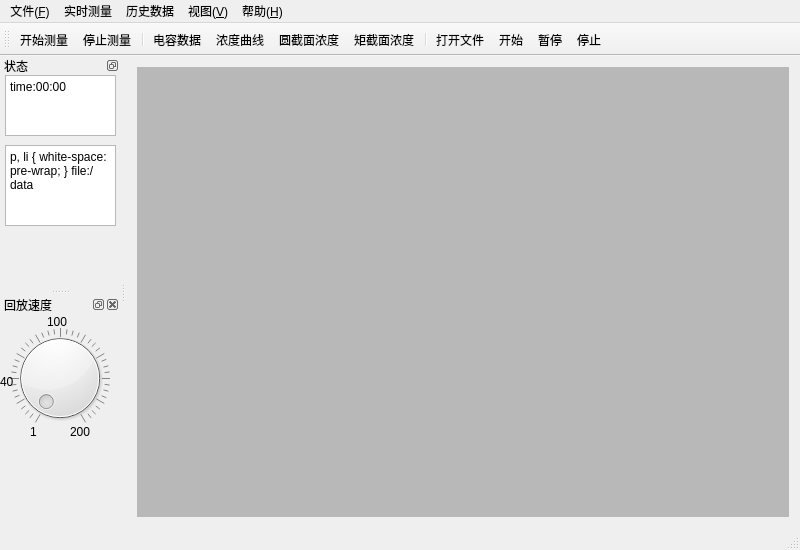
<?xml version="1.0" encoding="UTF-8"?>
<ui version="4.0">
 <class>MainWindow</class>
 <widget class="QMainWindow" name="MainWindow">
  <property name="geometry">
   <rect>
    <x>0</x>
    <y>0</y>
    <width>800</width>
    <height>550</height>
   </rect>
  </property>
  <property name="minimumSize">
   <size>
    <width>800</width>
    <height>550</height>
   </size>
  </property>
  <property name="windowTitle">
   <string>ECT系统</string>
  </property>
  <property name="windowIcon">
   <iconset resource="icon.qrc">
    <normaloff>:/漂亮ico/媒体/c6.ico</normaloff>:/漂亮ico/媒体/c6.ico</iconset>
  </property>
  <widget class="QWidget" name="centralWidget">
   <layout class="QHBoxLayout" name="horizontalLayout">
    <item>
     <widget class="QMdiArea" name="mdiArea">
      <property name="sizePolicy">
       <sizepolicy hsizetype="Expanding" vsizetype="Expanding">
        <horstretch>0</horstretch>
        <verstretch>0</verstretch>
       </sizepolicy>
      </property>
      <property name="verticalScrollBarPolicy">
       <enum>Qt::ScrollBarAsNeeded</enum>
      </property>
      <property name="horizontalScrollBarPolicy">
       <enum>Qt::ScrollBarAsNeeded</enum>
      </property>
      <property name="sizeAdjustPolicy">
       <enum>QAbstractScrollArea::AdjustToContents</enum>
      </property>
      <property name="background">
       <brush brushstyle="SolidPattern">
        <color alpha="255">
         <red>184</red>
         <green>184</green>
         <blue>184</blue>
        </color>
       </brush>
      </property>
     </widget>
    </item>
   </layout>
  </widget>
  <widget class="QMenuBar" name="menuBar">
   <property name="geometry">
    <rect>
     <x>0</x>
     <y>0</y>
     <width>800</width>
     <height>26</height>
    </rect>
   </property>
   <widget class="QMenu" name="menu_file">
    <property name="title">
     <string>文件(&amp;F)</string>
    </property>
    <addaction name="action_save_location"/>
    <addaction name="action_exit"/>
   </widget>
   <widget class="QMenu" name="menu_view">
    <property name="title">
     <string>视图(&amp;V)</string>
    </property>
    <addaction name="action_capcolu"/>
    <addaction name="action_conline"/>
    <addaction name="action_concir"/>
    <addaction name="action_conrect"/>
   </widget>
   <widget class="QMenu" name="menu_help">
    <property name="title">
     <string>帮助(&amp;H)</string>
    </property>
    <addaction name="action_help"/>
    <addaction name="action_about"/>
   </widget>
   <widget class="QMenu" name="menu">
    <property name="title">
     <string>实时测量</string>
    </property>
    <widget class="QMenu" name="menu_3">
     <property name="tearOffEnabled">
      <bool>true</bool>
     </property>
     <property name="title">
      <string>保存数据类别</string>
     </property>
     <property name="separatorsCollapsible">
      <bool>false</bool>
     </property>
     <property name="toolTipsVisible">
      <bool>false</bool>
     </property>
     <addaction name="action_fltcapdata_dat"/>
     <addaction name="action_fltcapdata_txt"/>
     <addaction name="action_intcapdata_txt"/>
     <addaction name="action_fltcondata_txt"/>
     <addaction name="action_fltconline_txt"/>
     <addaction name="action_fltconcir_txt"/>
    </widget>
    <addaction name="action_set_commun"/>
    <addaction name="separator"/>
    <addaction name="action_start_commun"/>
    <addaction name="action_stop_commun"/>
    <addaction name="separator"/>
    <addaction name="menu_3"/>
   </widget>
   <widget class="QMenu" name="menu_2">
    <property name="title">
     <string>历史数据</string>
    </property>
    <addaction name="action_open_file"/>
    <addaction name="separator"/>
    <addaction name="action_startfile"/>
    <addaction name="action_pausefile"/>
    <addaction name="action_stopfile"/>
   </widget>
   <addaction name="menu_file"/>
   <addaction name="menu"/>
   <addaction name="menu_2"/>
   <addaction name="menu_view"/>
   <addaction name="menu_help"/>
  </widget>
  <widget class="QToolBar" name="mainToolBar">
   <property name="whatsThis">
    <string extracomment="选择要打开的数据文件。"/>
   </property>
   <property name="iconSize">
    <size>
     <width>20</width>
     <height>20</height>
    </size>
   </property>
   <property name="toolButtonStyle">
    <enum>Qt::ToolButtonIconOnly</enum>
   </property>
   <attribute name="toolBarArea">
    <enum>TopToolBarArea</enum>
   </attribute>
   <attribute name="toolBarBreak">
    <bool>false</bool>
   </attribute>
   <addaction name="action_start_commun"/>
   <addaction name="action_stop_commun"/>
   <addaction name="separator"/>
   <addaction name="action_capcolu"/>
   <addaction name="action_conline"/>
   <addaction name="action_concir"/>
   <addaction name="action_conrect"/>
   <addaction name="separator"/>
   <addaction name="action_open_file"/>
   <addaction name="action_startfile"/>
   <addaction name="action_pausefile"/>
   <addaction name="action_stopfile"/>
  </widget>
  <widget class="QStatusBar" name="statusBar">
   <property name="sizeGripEnabled">
    <bool>true</bool>
   </property>
  </widget>
  <widget class="QDockWidget" name="dockWidget_staus">
   <property name="enabled">
    <bool>true</bool>
   </property>
   <property name="sizePolicy">
    <sizepolicy hsizetype="Preferred" vsizetype="Preferred">
     <horstretch>0</horstretch>
     <verstretch>0</verstretch>
    </sizepolicy>
   </property>
   <property name="minimumSize">
    <size>
     <width>120</width>
     <height>140</height>
    </size>
   </property>
   <property name="floating">
    <bool>false</bool>
   </property>
   <property name="features">
    <set>QDockWidget::DockWidgetFloatable|QDockWidget::DockWidgetMovable</set>
   </property>
   <property name="allowedAreas">
    <set>Qt::LeftDockWidgetArea|Qt::RightDockWidgetArea</set>
   </property>
   <property name="windowTitle">
    <string>状态</string>
   </property>
   <attribute name="dockWidgetArea">
    <number>1</number>
   </attribute>
   <widget class="QWidget" name="dockWidgetContents">
    <property name="sizePolicy">
     <sizepolicy hsizetype="Minimum" vsizetype="Minimum">
      <horstretch>0</horstretch>
      <verstretch>0</verstretch>
     </sizepolicy>
    </property>
    <widget class="QTextEdit" name="textEdit_timeshow">
     <property name="enabled">
      <bool>true</bool>
     </property>
     <property name="geometry">
      <rect>
       <x>5</x>
       <y>0</y>
       <width>111</width>
       <height>61</height>
      </rect>
     </property>
     <property name="sizePolicy">
      <sizepolicy hsizetype="Minimum" vsizetype="Minimum">
       <horstretch>0</horstretch>
       <verstretch>0</verstretch>
      </sizepolicy>
     </property>
     <property name="minimumSize">
      <size>
       <width>90</width>
       <height>40</height>
      </size>
     </property>
     <property name="readOnly">
      <bool>false</bool>
     </property>
     <property name="html">
      <string>&lt;!DOCTYPE HTML PUBLIC &quot;-//W3C//DTD HTML 4.0//EN&quot; &quot;http://www.w3.org/TR/REC-html40/strict.dtd&quot;&gt;
&lt;html&gt;&lt;head&gt;&lt;meta name=&quot;qrichtext&quot; content=&quot;1&quot; /&gt;&lt;style type=&quot;text/css&quot;&gt;
p, li { white-space: pre-wrap; }
&lt;/style&gt;&lt;/head&gt;&lt;body style=&quot; font-family:'SimSun'; font-size:9pt; font-weight:400; font-style:normal;&quot;&gt;
&lt;p style=&quot; margin-top:0px; margin-bottom:0px; margin-left:0px; margin-right:0px; -qt-block-indent:0; text-indent:0px;&quot;&gt;time:00:00&lt;/p&gt;&lt;/body&gt;&lt;/html&gt;</string>
     </property>
    </widget>
    <widget class="QTextEdit" name="textEdit_filepath">
     <property name="geometry">
      <rect>
       <x>5</x>
       <y>70</y>
       <width>111</width>
       <height>81</height>
      </rect>
     </property>
     <property name="readOnly">
      <bool>true</bool>
     </property>
     <property name="html">
      <string>&lt;!DOCTYPE HTML PUBLIC &quot;-//W3C//DTD HTML 4.0//EN&quot; &quot;http://www.w3.org/TR/REC-html40/strict.dtd&quot;&gt;
&lt;html&gt;&lt;head&gt;&lt;meta name=&quot;qrichtext&quot; content=&quot;1&quot; /&gt;&lt;style type=&quot;text/css&quot;&gt;
p, li { white-space: pre-wrap; }
&lt;/style&gt;&lt;/head&gt;&lt;body style=&quot; font-family:'SimSun'; font-size:9pt; font-weight:400; font-style:normal;&quot;&gt;
&lt;p style=&quot; margin-top:0px; margin-bottom:0px; margin-left:0px; margin-right:0px; -qt-block-indent:0; text-indent:0px;&quot;&gt;file:/data&lt;/p&gt;&lt;/body&gt;&lt;/html&gt;</string>
     </property>
    </widget>
   </widget>
  </widget>
  <widget class="QDockWidget" name="dockWidget_player">
   <property name="minimumSize">
    <size>
     <width>120</width>
     <height>140</height>
    </size>
   </property>
   <property name="windowTitle">
    <string>回放速度</string>
   </property>
   <attribute name="dockWidgetArea">
    <number>1</number>
   </attribute>
   <widget class="QWidget" name="dockWidgetContents_5">
    <widget class="QDial" name="dial_player">
     <property name="geometry">
      <rect>
       <x>10</x>
       <y>14</y>
       <width>100</width>
       <height>100</height>
      </rect>
     </property>
     <property name="minimum">
      <number>1</number>
     </property>
     <property name="maximum">
      <number>200</number>
     </property>
     <property name="singleStep">
      <number>5</number>
     </property>
     <property name="pageStep">
      <number>20</number>
     </property>
     <property name="value">
      <number>1</number>
     </property>
     <property name="wrapping">
      <bool>false</bool>
     </property>
     <property name="notchTarget">
      <double>2.000000000000000</double>
     </property>
     <property name="notchesVisible">
      <bool>true</bool>
     </property>
    </widget>
    <widget class="QLabel" name="label">
     <property name="geometry">
      <rect>
       <x>30</x>
       <y>110</y>
       <width>16</width>
       <height>16</height>
      </rect>
     </property>
     <property name="text">
      <string>1</string>
     </property>
    </widget>
    <widget class="QLabel" name="label_2">
     <property name="geometry">
      <rect>
       <x>70</x>
       <y>110</y>
       <width>31</width>
       <height>16</height>
      </rect>
     </property>
     <property name="text">
      <string>200</string>
     </property>
    </widget>
    <widget class="QLabel" name="label_3">
     <property name="geometry">
      <rect>
       <x>47</x>
       <y>0</y>
       <width>31</width>
       <height>16</height>
      </rect>
     </property>
     <property name="text">
      <string>100</string>
     </property>
    </widget>
    <widget class="QLabel" name="label_4">
     <property name="geometry">
      <rect>
       <x>0</x>
       <y>60</y>
       <width>16</width>
       <height>16</height>
      </rect>
     </property>
     <property name="text">
      <string>40</string>
     </property>
    </widget>
   </widget>
  </widget>
  <action name="action_open_file">
   <property name="icon">
    <iconset resource="icon.qrc">
     <normaloff>:/漂亮ico/文件操作/folder.png</normaloff>:/漂亮ico/文件操作/folder.png</iconset>
   </property>
   <property name="text">
    <string>打开文件</string>
   </property>
  </action>
  <action name="action_exit">
   <property name="text">
    <string>退出</string>
   </property>
   <property name="shortcut">
    <string>Ctrl+E</string>
   </property>
  </action>
  <action name="action_capcolu">
   <property name="checkable">
    <bool>false</bool>
   </property>
   <property name="checked">
    <bool>false</bool>
   </property>
   <property name="text">
    <string>电容数据</string>
   </property>
   <property name="visible">
    <bool>true</bool>
   </property>
  </action>
  <action name="action_conline">
   <property name="checkable">
    <bool>false</bool>
   </property>
   <property name="checked">
    <bool>false</bool>
   </property>
   <property name="text">
    <string>浓度曲线</string>
   </property>
  </action>
  <action name="action_concir">
   <property name="checkable">
    <bool>false</bool>
   </property>
   <property name="checked">
    <bool>false</bool>
   </property>
   <property name="text">
    <string>圆截面浓度</string>
   </property>
  </action>
  <action name="action_help">
   <property name="text">
    <string>使用帮助</string>
   </property>
  </action>
  <action name="action_about">
   <property name="text">
    <string>关于</string>
   </property>
  </action>
  <action name="action_set_commun">
   <property name="icon">
    <iconset resource="icon.qrc">
     <normaloff>:/漂亮ico/文件操作/gear.png</normaloff>:/漂亮ico/文件操作/gear.png</iconset>
   </property>
   <property name="text">
    <string>连接下位机</string>
   </property>
  </action>
  <action name="action_save_location">
   <property name="icon">
    <iconset resource="icon.qrc">
     <normaloff>:/漂亮ico/文件操作/save_as.ico</normaloff>:/漂亮ico/文件操作/save_as.ico</iconset>
   </property>
   <property name="text">
    <string>保存位置</string>
   </property>
  </action>
  <action name="action_start_commun">
   <property name="icon">
    <iconset resource="icon.qrc">
     <normaloff>:/漂亮ico/文件操作/media_playback_start.ico</normaloff>:/漂亮ico/文件操作/media_playback_start.ico</iconset>
   </property>
   <property name="text">
    <string>开始测量</string>
   </property>
   <property name="shortcut">
    <string>Ctrl+W</string>
   </property>
  </action>
  <action name="action_stop_commun">
   <property name="icon">
    <iconset resource="icon.qrc">
     <normaloff>:/漂亮ico/文件操作/delete_2.png</normaloff>:/漂亮ico/文件操作/delete_2.png</iconset>
   </property>
   <property name="text">
    <string>停止测量</string>
   </property>
   <property name="shortcut">
    <string>Ctrl+S</string>
   </property>
  </action>
  <action name="action_startfile">
   <property name="icon">
    <iconset resource="icon.qrc">
     <normaloff>:/漂亮ico/媒体/play_24.png</normaloff>:/漂亮ico/媒体/play_24.png</iconset>
   </property>
   <property name="text">
    <string>开始</string>
   </property>
   <property name="whatsThis">
    <string extracomment="开始读取历史数据。"/>
   </property>
   <property name="shortcut">
    <string>F10</string>
   </property>
  </action>
  <action name="action_pausefile">
   <property name="icon">
    <iconset resource="icon.qrc">
     <normaloff>:/漂亮ico/媒体/pause_24.png</normaloff>:/漂亮ico/媒体/pause_24.png</iconset>
   </property>
   <property name="text">
    <string>暂停</string>
   </property>
   <property name="whatsThis">
    <string extracomment="暂停读取，按开始按钮继续。"/>
   </property>
   <property name="shortcut">
    <string>F9</string>
   </property>
  </action>
  <action name="action_stopfile">
   <property name="icon">
    <iconset resource="icon.qrc">
     <normaloff>:/漂亮ico/媒体/stop.png</normaloff>:/漂亮ico/媒体/stop.png</iconset>
   </property>
   <property name="text">
    <string>停止</string>
   </property>
   <property name="whatsThis">
    <string extracomment="停止读取，不可继续。"/>
   </property>
   <property name="shortcut">
    <string>F8</string>
   </property>
  </action>
  <action name="action_conrect">
   <property name="checkable">
    <bool>false</bool>
   </property>
   <property name="text">
    <string>矩截面浓度</string>
   </property>
  </action>
  <action name="actionSs">
   <property name="text">
    <string>浓度曲线</string>
   </property>
  </action>
  <action name="actionTj">
   <property name="text">
    <string>浓度分布</string>
   </property>
  </action>
  <action name="action_read_cali">
   <property name="text">
    <string>读取标定</string>
   </property>
  </action>
  <action name="action_fltcapdata_dat">
   <property name="checkable">
    <bool>true</bool>
   </property>
   <property name="checked">
    <bool>true</bool>
   </property>
   <property name="text">
    <string>电容数据(dat)</string>
   </property>
  </action>
  <action name="action_fltcapdata_txt">
   <property name="checkable">
    <bool>true</bool>
   </property>
   <property name="checked">
    <bool>true</bool>
   </property>
   <property name="text">
    <string>电容数据(txt)</string>
   </property>
  </action>
  <action name="action_fltcondata_txt">
   <property name="checkable">
    <bool>true</bool>
   </property>
   <property name="checked">
    <bool>true</bool>
   </property>
   <property name="text">
    <string>浓度数据</string>
   </property>
  </action>
  <action name="action_fltconline_txt">
   <property name="checkable">
    <bool>true</bool>
   </property>
   <property name="text">
    <string>圆截面浓度</string>
   </property>
  </action>
  <action name="action_fltconcir_txt">
   <property name="checkable">
    <bool>true</bool>
   </property>
   <property name="text">
    <string>矩截面浓度</string>
   </property>
  </action>
  <action name="action_intcapdata_txt">
   <property name="checkable">
    <bool>true</bool>
   </property>
   <property name="checked">
    <bool>true</bool>
   </property>
   <property name="text">
    <string>整数数据(txt)</string>
   </property>
  </action>
 </widget>
 <layoutdefault spacing="6" margin="11"/>
 <tabstops>
  <tabstop>textEdit_timeshow</tabstop>
  <tabstop>textEdit_filepath</tabstop>
  <tabstop>dial_player</tabstop>
 </tabstops>
 <resources>
  <include location="icon.qrc"/>
 </resources>
 <connections/>
</ui>
